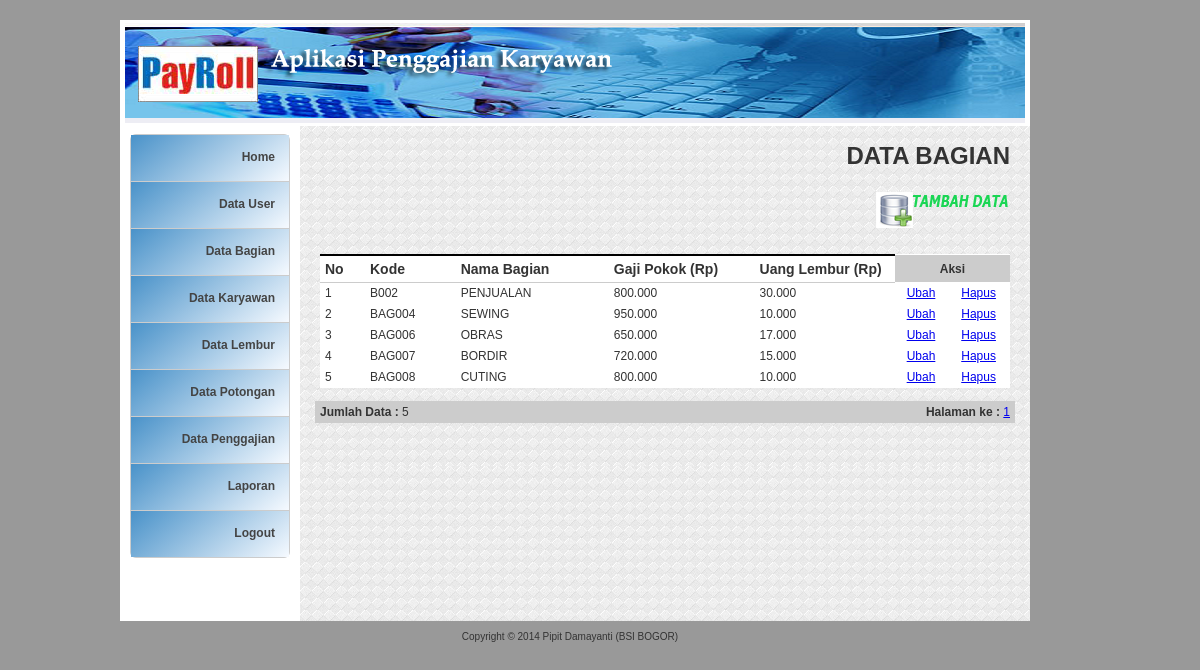
Screenshot of /?page=Bagian-Data (signed in) with the database file from the repository.
### tables this page shows
CREATE TABLE IF NOT EXISTS `bagian` (
  `kd_bagian` char(6) NOT NULL,
  `nm_bagian` varchar(50) NOT NULL,
  `gaji_pokok` int(10) NOT NULL,
  `uang_transport` int(10) NOT NULL,
  `uang_makan` int(10) NOT NULL,
  `uang_lembur` int(10) NOT NULL,
  PRIMARY KEY (`kd_bagian`)
);

### library/inc.library.php (called while the page is built, shortened)
<?php
function format_angka($angka) {
	$hasil =  number_format($angka,0, ",",".");
	return $hasil;
}
?>

### bagian_data.php (the view, shortened to what this page needs)
<?php
$row = 50;
$hal = isset($_GET['hal']) ? $_GET['hal'] : 0;
$pageSql = "SELECT * FROM bagian";
$pageQry = mysql_query($pageSql, $koneksidb) or die ("error paging: ".mysql_error());
$jml	 = mysql_num_rows($pageQry);
$max	 = ceil($jml/$row);
?>
<table width="700" border="0" cellpadding="2" cellspacing="0" class="table-border">
  <tr>
    <td colspan="2" align="right"><h1><b>DATA BAGIAN </b></h1></td>
  </tr>
  <tr>
    <td colspan="2" align="right"><a href="?page=Bagian-Add" target="_self"><img src="images/ADD DATA.png" width="134" height="36" border="0" /></a></td>
  </tr>
  <tr>
    <td colspan="2">&nbsp;</td>
  </tr>
  <tr>
    <td colspan="2"><table class="table-list" width="100%" border="0" cellspacing="1" cellpadding="2">
      <tr>
        <th width="37"><b>No</b></th>
        <th width="85"><b>Kode  </b></th>
        <th width="152">Nama Bagian </th>
        <th width="147"><b>Gaji Pokok (Rp) </b></th>
        <th width="140">Uang Lembur (Rp) </th>
        <td colspan="2" align="center" bgcolor="#CCCCCC"><b>Aksi</b><b></b></td>
        </tr>
      <?php
	$mySql 	= "SELECT * FROM bagian ORDER BY kd_bagian ASC LIMIT $hal, $row";
	$myQry 	= mysql_query($mySql, $koneksidb)  or die ("Query  salah : ".mysql_error());
	$nomor  = 0;
	while ($myData = mysql_fetch_array($myQry)) {
		$nomor++;
		$Kode = $myData['kd_bagian'];
	?>
      <tr>
        <td><?php echo $nomor; ?></td>
        <td><?php echo $myData['kd_bagian']; ?></td>
        <td><?php echo $myData['nm_bagian']; ?></td>
        <td><?php echo format_angka($myData['gaji_pokok']); ?></td>
        <td><?php echo format_angka($myData['uang_lembur']); ?></td>
        <td width="44" align="center"><a href="?page=Bagian-Edit&amp;Kode=<?php echo $Kode; ?>" target="_self" alt="Edit Data">Ubah</a></td>
		<td width="55" align="center"><a href="?page=Bagian-Delete&amp;Kode=<?php echo $Kode; ?>" target="_self" alt="Delete Data" onclick="return confirm('ANDA YAKIN AKAN MENGHAPUS DATA PENTING INI ... ?')">Hapus</a></td>
      </tr>
      <?php } ?>
    </table>    </td>
  </tr>
  <tr class="selKecil">
    <td width="401" height="22" bgcolor="#CCCCCC"><b>Jumlah Data :</b> <?php echo $jml; ?> </td>
    <td width="353" align="right" bgcolor="#CCCCCC"><strong>Halaman ke :</strong>
	<?php
	for ($h = 1; $h <= $max; $h++) {
		$list[$h] = $row * $h - $row;
		echo " <a href='?page=Bagian-Data&hal=$list[$h]'>$h</a> ";
	}
	?>	</td>
  </tr>
</table>

### styles/style_admin.css (style rules this page uses)
.table-list { clear: both; text-align: left; border-collapse: collapse; margin: 0px 0px 10px 0px; background:#fff; }
.table-list th { color: #333; font-size: 14px; font-weight: 700; margin: 2px 2px 2px 2px; padding: 5px 5px; background: url(../images/feed-title-white.jpg) repeat-x top #fff; border-bottom: 1px solid #CCC; border-top: 2px solid #000000; }
.table-list td { color: #333; font-size:12px; border-color: #fff; border-collapse: collapse; vertical-align: center; padding: 3px 5px; border-bottom:1px #CCCCCC solid; }
.table-print td { color: #333; font-size:12px; border-color: #fff; border-collapse: collapse; vertical-align: center; padding: 3px 5px; }
.selKecil { color: #333; font-size:12px; border-color: #fff; border-collapse: collapse; vertical-align: center; padding: 3px 5px; border-bottom:1px #CCCCCC solid; }

### index.php (style rules this page uses)
body,td,th { font-family: Arial; }

### rows the page displays
bagian: kd_bagian "B002", nm_bagian "PENJUALAN", gaji_pokok "800.000", uang_lembur "30.000"
bagian: kd_bagian "BAG004", nm_bagian "SEWING", gaji_pokok "950.000", uang_lembur "10.000"
bagian: kd_bagian "BAG006", nm_bagian "OBRAS", gaji_pokok "650.000", uang_lembur "17.000"
bagian: kd_bagian "BAG007", nm_bagian "BORDIR", gaji_pokok "720.000", uang_lembur "15.000"
bagian: kd_bagian "BAG008", nm_bagian "CUTING", gaji_pokok "800.000", uang_lembur "10.000"

### other values shown
$jml "5"
